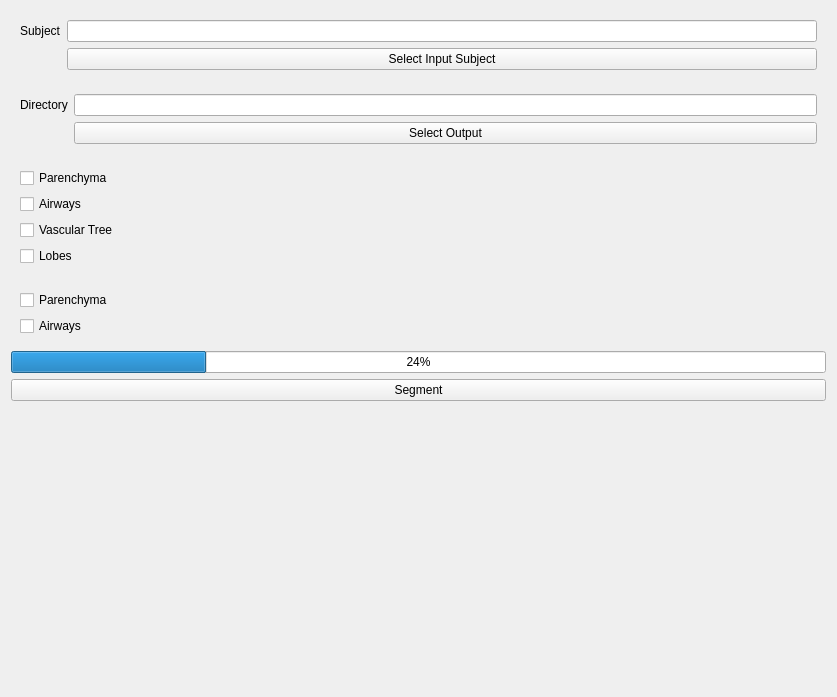
<?xml version="1.0" encoding="UTF-8"?>
<ui version="4.0">
 <class>Form</class>
 <widget class="QWidget" name="Form">
  <property name="geometry">
   <rect>
    <x>0</x>
    <y>0</y>
    <width>837</width>
    <height>697</height>
   </rect>
  </property>
  <layout class="QVBoxLayout" name="mainVerticalLayout">
   <item>
    <widget class="ctkCollapsibleButton" name="inputsCollapsibleButton" native="true">
     <property name="text" stdset="0">
      <string>Input Directory</string>
     </property>
     <layout class="QFormLayout" name="formLayoutInputs">
      <item row="0" column="0">
       <widget class="QLabel" name="labelInput">
        <property name="text">
         <string>Subject</string>
        </property>
       </widget>
      </item>
      <item row="0" column="1">
       <widget class="QLineEdit" name="inputLineEdit"/>
      </item>
      <item row="1" column="1">
       <widget class="QPushButton" name="browseInputButton">
        <property name="text">
         <string>Select Input Subject</string>
        </property>
       </widget>
      </item>
     </layout>
    </widget>
   </item>
   <item>
    <widget class="ctkCollapsibleButton" name="outputsCollapsibleButton" native="true">
     <property name="text" stdset="0">
      <string>Output Directory</string>
     </property>
     <layout class="QFormLayout" name="formLayoutOutputs">
      <item row="0" column="0">
       <widget class="QLabel" name="labelOutput">
        <property name="text">
         <string>Directory</string>
        </property>
       </widget>
      </item>
      <item row="0" column="1">
       <widget class="QLineEdit" name="outputLineEdit"/>
      </item>
      <item row="1" column="1">
       <widget class="QPushButton" name="browseOutputButton">
        <property name="text">
         <string>Select Output</string>
        </property>
       </widget>
      </item>
     </layout>
    </widget>
   </item>
   <item>
    <widget class="ctkCollapsibleButton" name="partsCollapsibleButton" native="true">
     <property name="text" stdset="0">
      <string>In vivo</string>
     </property>
     <layout class="QFormLayout" name="formLayoutParts">
      <item row="0" column="0">
       <widget class="QCheckBox" name="checkBoxInvivoParenchyma">
        <property name="text">
         <string>Parenchyma</string>
        </property>
       </widget>
      </item>
      <item row="1" column="0">
       <widget class="QCheckBox" name="checkBoxInvivoAirways">
        <property name="text">
         <string>Airways</string>
        </property>
       </widget>
      </item>
      <item row="2" column="0">
       <widget class="QCheckBox" name="checkBoxInvivoVascularTree">
        <property name="text">
         <string>Vascular Tree</string>
        </property>
       </widget>
      </item>
      <item row="3" column="0">
       <widget class="QCheckBox" name="checkBoxInvivoLobes">
        <property name="text">
         <string>Lobes</string>
        </property>
       </widget>
      </item>
     </layout>
    </widget>
   </item>
   <item>
    <widget class="ctkCollapsibleButton" name="partsCollapsibleButton" native="true">
     <property name="text" stdset="0">
      <string>Ex vivo</string>
     </property>
     <layout class="QFormLayout" name="formLayoutParts">
      <item row="0" column="0">
       <widget class="QCheckBox" name="checkBoxExvivoParenchyma">
        <property name="text">
         <string>Parenchyma</string>
        </property>
       </widget>
      </item>
      <item row="1" column="0">
       <widget class="QCheckBox" name="checkBoxExvivoAirways">
        <property name="text">
         <string>Airways</string>
        </property>
       </widget>
      </item>
     </layout>
    </widget>
   </item>
   <item>
    <widget class="QProgressBar" name="progressBar">
     <property name="value">
      <number>24</number>
     </property>
    </widget>
   </item>
   <item>
    <widget class="QPushButton" name="pushButtonSegmentation">
     <property name="text">
      <string>Segment</string>
     </property>
    </widget>
   </item>
   <item>
    <spacer name="verticalSpacer">
     <property name="sizePolicy">
      <sizepolicy hsizetype="Preferred" vsizetype="Expanding">
       <horstretch>0</horstretch>
       <verstretch>1</verstretch>
      </sizepolicy>
     </property>
     <property name="orientation">
      <enum>Qt::Vertical</enum>
     </property>
     <property name="sizeHint" stdset="0">
      <size>
       <width>0</width>
       <height>0</height>
      </size>
     </property>
    </spacer>
   </item>
  </layout>
 </widget>
 <customwidgets>
  <customwidget>
   <class>ctkCollapsibleButton</class>
   <extends>QWidget</extends>
   <header>ctkCollapsibleButton.h</header>
   <container>1</container>
  </customwidget>
 </customwidgets>
 <resources/>
 <connections/>
</ui>
